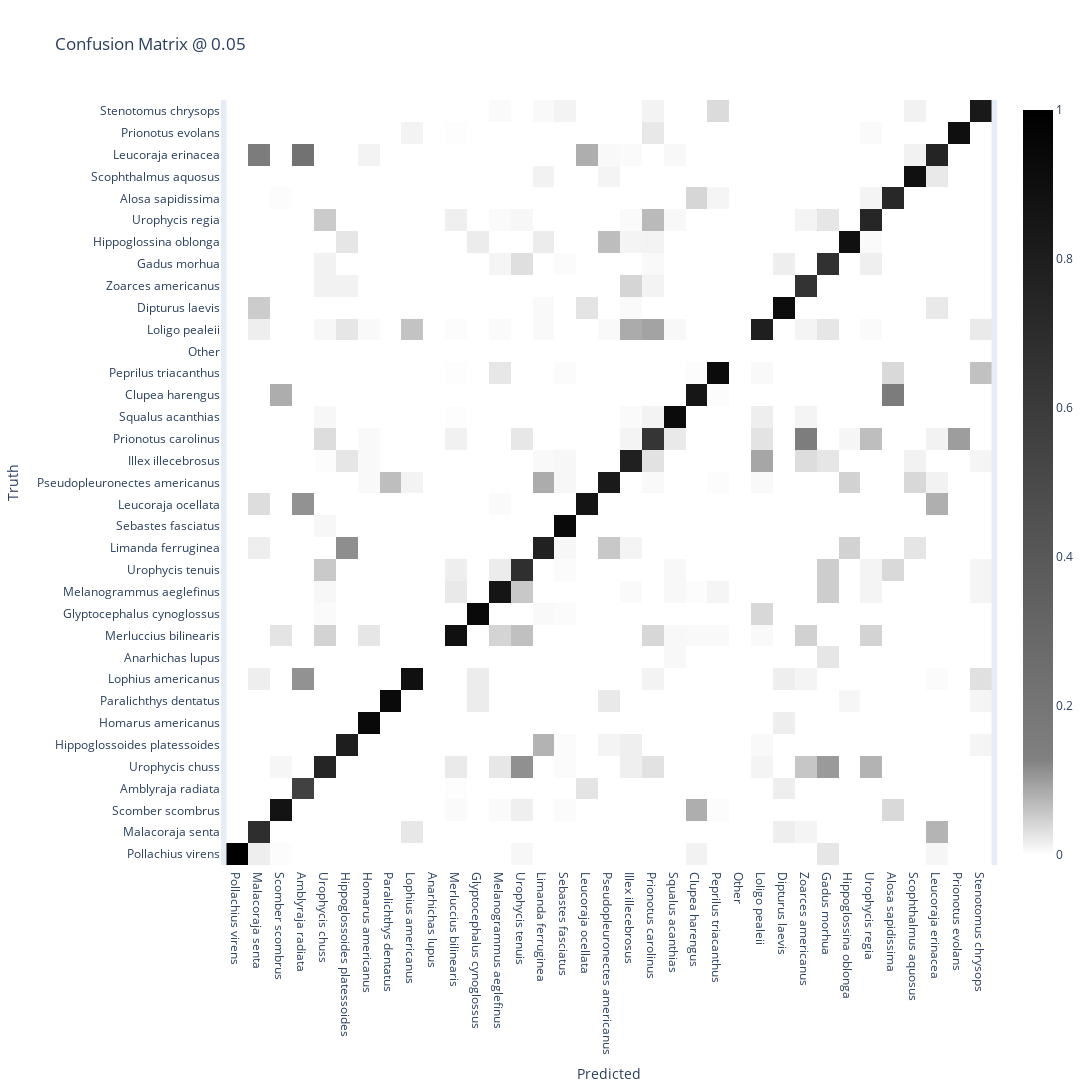

Notebook source saved alongside this figure:
### Code cell
# Generate a confusion matrix at a given recall
threshold=0.00
trim_background=True
confusion_matrices=multi_data['CONFUSION_MATRICES']
keep_ts=np.asarray(list(confusion_matrices.keys()))
closest_idx = (np.abs(keep_ts-threshold)).argmin()
num_species = len(species_lookup)
confusion_matrix = confusion_matrices[keep_ts[closest_idx]]
#Trim background for visualization purposes
if trim_background:
    confusion_matrix = confusion_matrix[1:,1:].copy()
    cols=confusion_matrix.shape[1]
    #Renormalize columns
    for idx in range(cols):
        col_sum=np.sum(confusion_matrix[:,idx])
        if col_sum > 0:
            confusion_matrix[:,idx] /= col_sum
    labels=species_names
else:
    labels=['Background']
    labels.extend(species_names)
    
# For visualization purposes, set the non-zero average to the midpoint
non_zero_elements=np.count_nonzero(confusion_matrix)
sum_of_matrix=np.sum(confusion_matrix)
average_non_zero=sum_of_matrix/non_zero_elements

fig = go.Figure(go.Heatmap(z=confusion_matrix,
                           x=species_names,
                           y=species_names,
                           colorscale=[[0,'rgb(255,255,255)'],
                                       [average_non_zero,'rgb(128,128,128)'],
                                       [1,'rgb(0,0,0)']]))
fig.update_layout(title=f"Confusion Matrix @ {keep_ts[closest_idx]}",
                  yaxis_title='Truth',
                  xaxis_title='Predicted',
                  yaxis_scaleanchor='x',
                  xaxis_gridcolor='rgba(0,0,0,0)',
                  yaxis_gridcolor='rgba(0,0,0,0)',
                  autosize=False,
                  width=1200,
                  height=1200)
fig.show()

### Figure 1 — Plotly figure (JSON) as saved in the notebook; plotly's stock layout.template omitted (floating-point values rounded to 4 significant figures; data arrays with more than 128 entries replaced by an {"elided": "..."} marker saying what was removed)
{"data": [{"colorscale": [[0, "rgb(255,255,255)"], [0.1294, "rgb(128,128,128)"], [1, "rgb(0,0,0)"]], "type": "heatmap", "x": ["Pollachius virens", "Malacoraja senta", "Scomber scombrus", "Amblyraja radiata", "Urophycis chuss", "Hippoglossoides platessoides", "Homarus americanus", "Paralichthys dentatus", "Lophius americanus", "Anarhichas lupus", "Merluccius bilinearis", "Glyptocephalus cynoglossus", "Melanogrammus aeglefinus", "Urophycis tenuis", "Limanda ferruginea", "Sebastes fasciatus", "Leucoraja ocellata", "Pseudopleuronectes americanus", "Illex illecebrosus", "Prionotus carolinus", "Squalus acanthias", "Clupea harengus", "Peprilus triacanthus", "Other", "Loligo pealeii", "Dipturus laevis", "Zoarces americanus", "Gadus morhua", "Hippoglossina oblonga", "Urophycis regia", "Alosa sapidissima", "Scophthalmus aquosus", "Leucoraja erinacea", "Prionotus evolans", "Stenotomus chrysops"], "y": ["Pollachius virens", "Malacoraja senta", "Scomber scombrus", "Amblyraja radiata", "Urophycis chuss", "Hippoglossoides platessoides", "Homarus americanus", "Paralichthys dentatus", "Lophius americanus", "Anarhichas lupus", "Merluccius bilinearis", "Glyptocephalus cynoglossus", "Melanogrammus aeglefinus", "Urophycis tenuis", "Limanda ferruginea", "Sebastes fasciatus", "Leucoraja ocellata", "Pseudopleuronectes americanus", "Illex illecebrosus", "Prionotus carolinus", "Squalus acanthias", "Clupea harengus", "Peprilus triacanthus", "Other", "Loligo pealeii", "Dipturus laevis", "Zoarces americanus", "Gadus morhua", "Hippoglossina oblonga", "Urophycis regia", "Alosa sapidissima", "Scophthalmus aquosus", "Leucoraja erinacea", "Prionotus evolans", "Stenotomus chrysops"], "z": {"elided": "35x35 float values"}}], "layout": {"autosize": false, "height": 1200, "title": {"text": "Confusion Matrix @ 0.05"}, "width": 1200, "xaxis": {"gridcolor": "rgba(0,0,0,0)", "title": {"text": "Predicted"}}, "yaxis": {"gridcolor": "rgba(0,0,0,0)", "scaleanchor": "x", "title": {"text": "Truth"}}}}
